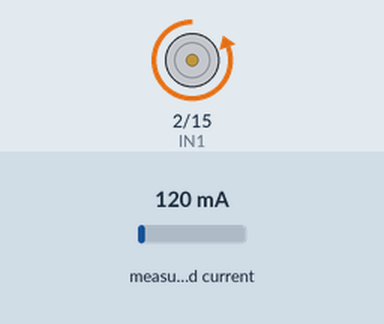
Simulated run of this program. Board: ESP32. Shown: motor-driver pin pairs drawn as motors (green arrow = first pin HIGH = forward, orange = second pin HIGH = backward, longer = more drive). Inputs (shaded band) come from the test bench; at power-on: measured current 120 mA. What the program prints to the serial monitor is not drawn.

Above: at 1.2 s.
1.3 s: measured current set to 2 mA
Timing chart, 0 to 4.3 s (numbered marks = the images above; inputs shaded):
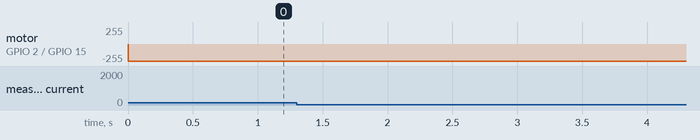

The program:

main.cpp
```cpp
#include <Arduino.h>
#include <Wire.h>
#include <Adafruit_INA219.h>

#define IN1 2
#define IN2 15

int onTime, offTime, period, total_direction;


Adafruit_INA219 ina219_1;

unsigned long sensTimer = 0;


float dist_3[3] = {0.0, 0.0, 0.0};


void configurePWM(int frequency, int dutyCycle);
void generatePWM(int pin);

void serialPWM();

void Motor_Drive(int direction);


float HIGH_VAL, LOW_VAL, Err, prevErr, P, I, D, PID;
float Curr_1, Curr_2, Curr_3;
float middle, dist, dist_filtered; // Для фильтрации

float k; //Коэффициент для бегущего среднего
byte i, delta; //счётчики


//Adafruit_INA219 ina219_2;
float middle_of_3(float a, float b, float c);
float ReadAndFilterUS();

float convertToMillimeters(float sensorValue);

void PID_MOVE(float value, float Kp, float Ki, float Kd, float HIGH_VAL, float LOW_VAL);

void setup()
{
Wire.begin(21, 22);
Serial.begin(115200);
//Serial.println("clean, median");
//ina219_1.setCalibration_32V_2A();
ina219_1.setCalibration_16V_400mA();
if (! ina219_1.begin()) {
    //Serial.println("Failed to find INA219 chip");
    while (1) { delay(10); }
  }
//ina219_2.begin();


pinMode(IN1, OUTPUT);
pinMode(IN2, OUTPUT);
Motor_Drive(1);

//configurePWM(4, 90);


ledcSetup(0, 10, 8);
ledcAttachPin(IN1, 0);  // Привязка пина к каналу ШИМ

ledcWrite(0, 0);
//ledcDetachPin(IN1);
}


void loop()

{
//Serial.println(convertToMillimeters(ReadAndFilterUS()));
//delay(80);
//Curr_1 = ReadAndFilterUS();
//Serial.println(Curr_1);
//Serial.println(ina219_1.getCurrent_mA());

/*
Serial.print(ina219_1.getCurrent_mA());
Serial.print(',');
Curr_1 = ReadAndFilterUS();
Serial.print(Curr_1);
Serial.println();
*/
PID_MOVE(convertToMillimeters(ReadAndFilterUS()), 1, 0, 0.5, 600, 400);

}

float middle_of_3(float a, float b, float c)
{
  if ((a <= b) && (a <= c)) {
    middle = (b <= c) ? b : c;
  }
  else {
    if ((b <= a) && (b <= c)) {
      middle = (a <= c) ? a : c;
    }
    else {
      middle = (a <= b) ? a : b;
    }
  }
  return middle;
}


float ReadAndFilterUS()
{
  if (millis() - sensTimer > 1)
  {                          // измерение и вывод каждые 50 мс
    // счётчик от 0 до 2
    // каждую итерацию таймера i последовательно принимает значения 0, 1, 2, и так по кругу
    //if (i > 1) i = 0;
    //else i++;

    //dist_3[i] = ina219_1.getCurrent_mA();                 // получить расстояние в текущую ячейку массива
    //dist = middle_of_3(dist_3[0], dist_3[1], dist_3[2]);    // фильтровать медианным фильтром из 3ёх последних измерений
      dist = ina219_1.getCurrent_mA();

    delta = abs(dist_filtered - dist);                      // расчёт изменения с предыдущим
    if (delta > 1)  // если большое - резкий коэффициент
    {
      k = 0.95;
    }
    else if (delta <= 1 && delta > 0.3)
    {
      k = 0.8;
    }
    else if (delta <= 0.3 && delta >=0.1)
    {
      k = 0.1;
    }
      else if (delta <= 0.1)
    {
      k = 0.05;
    }
                                   // если маленькое - плавный коэффициент

    dist_filtered += ( dist -dist_filtered) * k;     // фильтр "бегущее среднее"

    sensTimer = millis();                                   // сбросить таймер

  }
  return dist_filtered + 0.35; //+0.43
}

float convertToMillimeters(float sensorValue)
 {
  if (sensorValue < 3.7)
  {
    return 0.0;
  }
  else if (sensorValue >= 3.7 && sensorValue < 4.0)
  {
    sensorValue = 4.0;
  }

  if (sensorValue > 22.0)
  {
    return 1.0;
  }
  else if (sensorValue >= 20.0 && sensorValue <= 22.0)
  {
    sensorValue = 20.0;
  }


  float minSensorValue = 4.0;  // Минимальное значение с токового датчика (в мА)
  float minMillimeters = 100.0;  // Минимальное значение в миллиметрах
  float maxSensorValue = 20.0;  // Максимальное значение с токового датчика (в мА)
  float maxMillimeters = 2000.0;  // Максимальное значение в миллиметрах

  // Выполняем линейную интерполяцию
  float millimeters = ((sensorValue - minSensorValue) / (maxSensorValue - minSensorValue)) * (maxMillimeters - minMillimeters) + minMillimeters;

  return millimeters;
}


void PID_MOVE(float value, float Kp, float Ki, float Kd, float HIGH_VAL, float LOW_VAL)

{


if (value > HIGH_VAL)
{
  Err = value - HIGH_VAL;

}
else if (value < LOW_VAL)
{
  Err = value - LOW_VAL;
}
else Err = 0;

P = Err * Kp;
I = I + Err * Ki;
D = (Err - prevErr) * Kd;


PID = P + I + D;

if (I>2000.0 || I<-2000.0) I = 0;


if (PID < 0)
{
Motor_Drive(2);
PID = map(PID, -100, 0, 0, 100);

PID = constrain(PID, 0, 100);
//Serial.println(-PID);
}
else if (PID > 0)
{
Motor_Drive(1);
PID = map(PID, 0, 2500, 0, 100);

PID = constrain(PID, 0, 100);
//Serial.println(PID);
}
else
{
Motor_Drive(3);
//Serial.println(PID);
}

//PID = map(PID, -1000, 2000, -100, 100);
//PID = map(PID, -100, 100, 0, 100);


//configurePWM(10, PID);

}


void configurePWM(int frequency, int dutyCycle)
{

//ledcDetachPin(IN1);
//ledcAttachPin(IN1, 0);  // Привязка пина к каналу ШИМ
//ledcSetup(0, frequency, 8);

Serial.println(dutyCycle);

switch (total_direction)
{
case 1:
ledcWrite(0, map(dutyCycle, 0, 100, 0, 255));
  break;

case 2:
ledcWrite(0, map(dutyCycle, 0, 100, 255, 0));
  break;
case 3:
//ledcDetachPin(IN1);
break;
}

}


/*
void serialPWM()
{

  if (Serial.available() >= 3)
   {
    int frequency = Serial.parseInt();
    if (Serial.read() == ' ')
    {
      int dutyCycle = Serial.parseInt();
      if (frequency && dutyCycle >= 0 && dutyCycle <= 100)
       {
        configurePWM(frequency, dutyCycle);
        Serial.print("Frequency: ");
        Serial.print(frequency);
        Serial.print(" Hz, Duty Cycle: ");
        Serial.print(dutyCycle);
        Serial.println("%");
      }
    }
  }
}
*/
void serialPWM()
{
  if (Serial.available() >= 5)
  {
    int mode = Serial.parseInt();
    char delimiter = Serial.read();
    int freq = Serial.parseInt();
    delimiter = Serial.read();
    int dc = Serial.parseInt();

    if (delimiter == ' ' && mode >= 1 && mode <= 3 && freq >= 1 && freq <= 10000 && dc >= 0 && dc <= 100)
    {
      Motor_Drive(mode);
      configurePWM(freq, dc);
      Motor_Drive(mode);

      Serial.println();
      Serial.print("Mode: ");
      Serial.print(mode);
      Serial.print(", Frequency: ");
      Serial.print(freq);
      Serial.print(" Hz, Duty Cycle: ");
      Serial.print(dc);
      Serial.println("%");
    }
  }
}


void Motor_Drive(int direction)
{
total_direction = direction;
Serial.println(direction);
 switch (direction)
 {
 case 1: //Если вперёд
  digitalWrite(IN2, LOW);
  digitalWrite(IN1, HIGH);
  //Настройка pwm
  break;

 case 2://Если назад
 digitalWrite(IN2, HIGH);
 digitalWrite(IN1, LOW);
 //Настройка pwm
  break;

case 3: //Тормоз
ledcDetachPin(IN1);
digitalWrite(IN1, HIGH);
digitalWrite(IN2, HIGH);
 }
}
```
